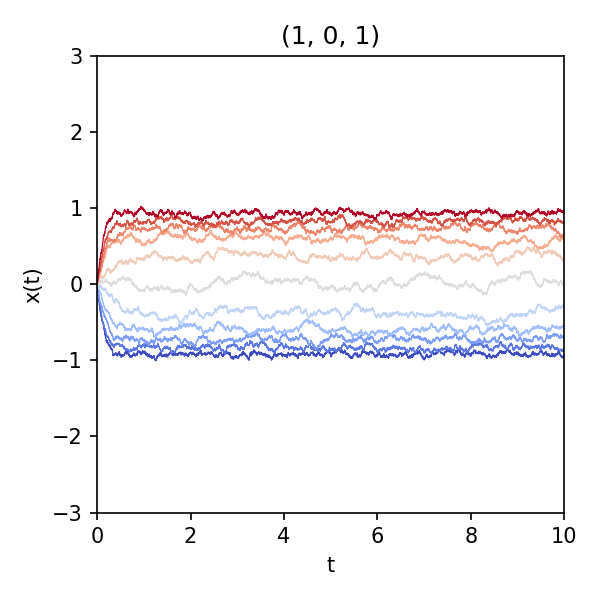

Generate this figure with Python:
import numpy as np
import matplotlib.pyplot as plt

from Graphs.neuron_dynamics import simulate, I_DEFAULT


def main():
    # Fig. 1(c): quadratic-potential neuron J = (1, 0, 0), beta = 100.
    t, x = simulate((1,0,1), I_DEFAULT, tf=10.0, dt=1e-3, beta=100.0)

    fig, ax = plt.subplots(figsize=(4, 4))
    # color by input: blue (low I) -> red (high I), as in the paper.
    colors = plt.cm.coolwarm(np.linspace(0.0, 1.0, len(I_DEFAULT)))
    for traj, c in zip(x, colors):
        ax.plot(t, traj, color=c, lw=0.6)

    ax.set_title("(1, 0, 1)")
    ax.set_xlabel("t")
    ax.set_ylabel("x(t)")
    ax.set_xlim(0, 10)
    ax.set_ylim(-3, 3)
    fig.tight_layout()
    fig.savefig("combo_graph.png", dpi=150)
    print("saved combo_graph.png")


if __name__ == "__main__":
    main()
